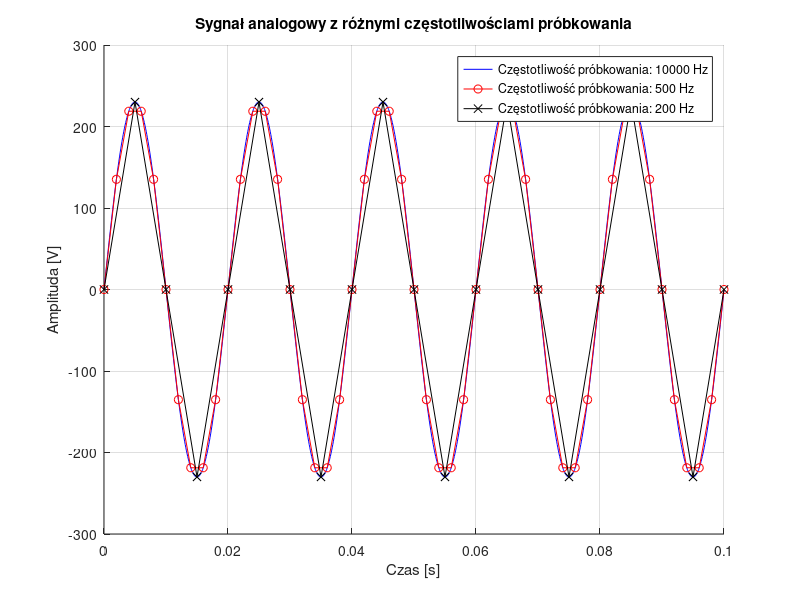

Write the MATLAB code that produced this figure.
clear all; close all; clc;

sin_frequency = 50;
sin_amplitude = 230;
sampling_frequencies = [10000, 500, 200];
duration = 0.1;

signals = {};
for i = 1:length(sampling_frequencies)
    time_domain = 0:1/sampling_frequencies(i):duration;
    sin_wave = sin_amplitude * sin(2 * pi * sin_frequency * time_domain);
    signals{i} = {time_domain, sin_wave};
end

figure;
hold on;
plot(signals{1}{1}, signals{1}{2}, 'b-', 'DisplayName', sprintf('Częstotliwość próbkowania: %d Hz', sampling_frequencies(1)));
plot(signals{2}{1}, signals{2}{2}, 'r-o', 'DisplayName', sprintf('Częstotliwość próbkowania: %d Hz', sampling_frequencies(2)));
plot(signals{3}{1}, signals{3}{2}, 'k-x', 'DisplayName', sprintf('Częstotliwość próbkowania: %d Hz', sampling_frequencies(3)));

title('Sygnał analogowy z różnymi częstotliwościami próbkowania');
xlabel('Czas [s]');
ylabel('Amplituda [V]');
legend('show');
grid on;
hold off;